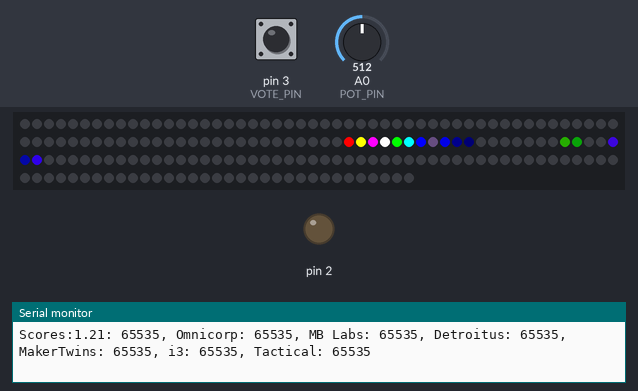
This sketch was run on a simulated Arduino Uno, built with avr-gcc and run on an emulated ATmega328P. Shown: 183 RGB LEDs in strip order, left to right, continuing on the next row, output pins drawn as LEDs (lit = HIGH), the last lines printed to the serial monitor. Inputs (shaded band) come from the test bench; at power-on: A0 (POT_PIN) = 512, pin 3 (VOTE_PIN) HIGH. EEPROM starts erased.

Above: at 2.09 s.
2.3 s: A0 (POT_PIN) set to 900
At 3.5 s:
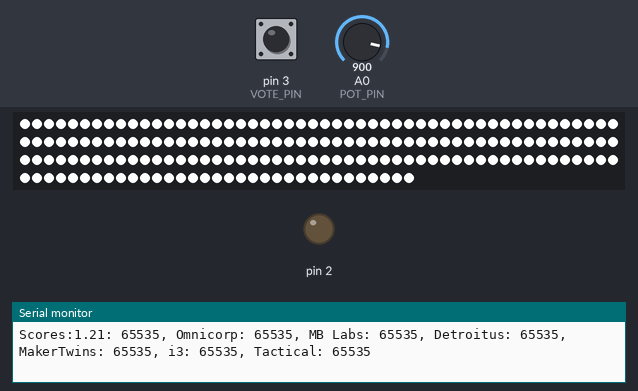
3.8 s: A0 (POT_PIN) set to 888
At 3.98 s:
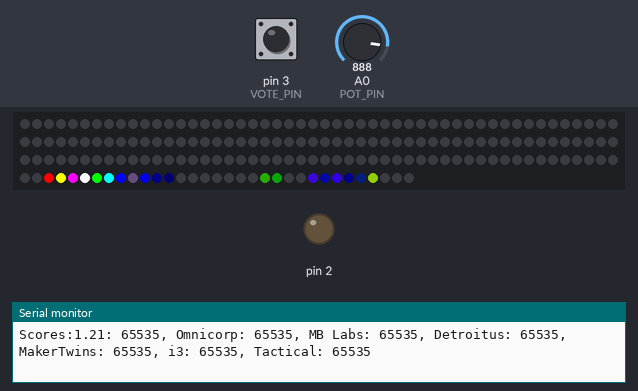
6.4 s: pin 3 (VOTE_PIN) pulled LOW for 0.15 s
At 6.8 s:
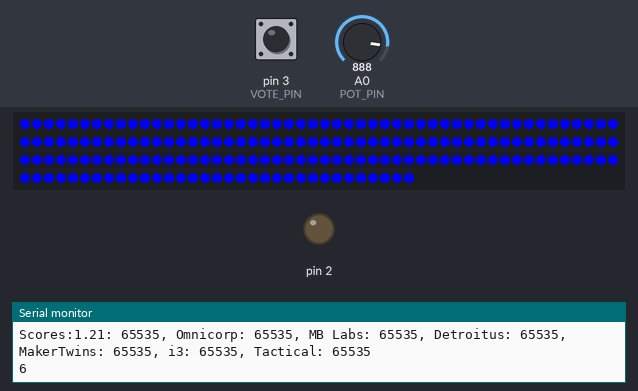
8.9 s: A0 (POT_PIN) set to 1023
At 10.4 s:
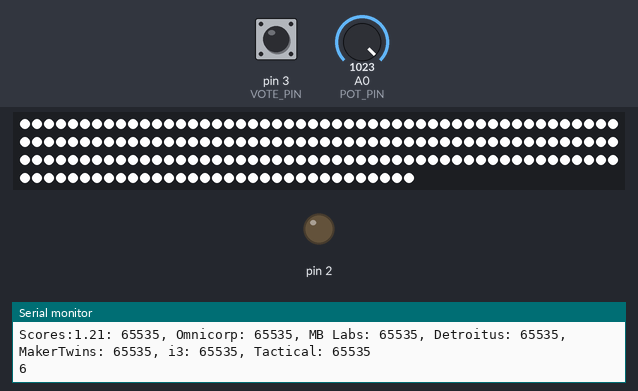
Timing chart, 0 to 11.9 s (numbered marks = the images above; inputs shaded):
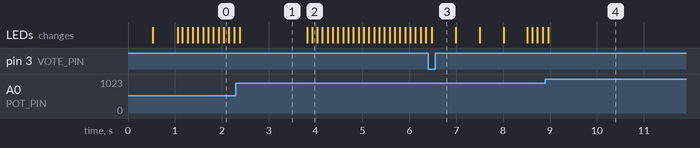

Measured:
- the behaviour switches between 900 and 899 on A0 (POT_PIN) (found by bisection; images 1 and 2)
- after the input at 2.3 s, the LEDs: change after 0.08 s (image 1)
- after the input at 3.8 s, the LEDs: first change at once (image 2 shows a later state)
- after the input at 6.4 s, the LEDs: change after 0.08 s (image 3)
- after the input at 8.9 s, the LEDs: change after 0.06 s (image 4)

The sketch:

Voteotron_V1.ino
```cpp
#include <EEPROM.h>


#include <Adafruit_NeoPixel.h>
#define NUM_PIX          7


#define ADDRESS_OFFSET   0x00
#define POT_PIN          14
#define VOTE_PIN         3
#define STRAND_PIN       13
#define BAUD             57600
#define VOTE_LOCKOUT_MS  2000


#define MAX_SLOT         6
byte slot_leds[] = {27,25,25,25,25,25,28};
byte slot_offset[MAX_SLOT + 1];
#define LED_COUNT        183
Adafruit_NeoPixel strip = Adafruit_NeoPixel(LED_COUNT, STRAND_PIN, NEO_GRB + NEO_KHZ800);

uint32_t slot_color[MAX_SLOT+1] = {strip.Color(255, 0,0),
                                   strip.Color(255, 255,0),
                                   strip.Color(255, 0, 255),
                                   strip.Color(255, 255, 255),
                                   strip.Color(0, 255,0),
                                   strip.Color(0, 255, 255),
                                   strip.Color(0, 0,255)};


#define SLOT_0_LOW       200
#define SLOT_0_HIGH      300
#define SLOT_1_LOW       300
#define SLOT_1_HIGH      400
#define SLOT_2_LOW       400
#define SLOT_2_HIGH      500
#define SLOT_3_LOW       500
#define SLOT_3_HIGH      600
#define SLOT_4_LOW       600
#define SLOT_4_HIGH      700
#define SLOT_5_LOW       700
#define SLOT_5_HIGH      800
#define SLOT_6_LOW       800
#define SLOT_6_HIGH      900

byte current_slot = 254;
byte vote_slot = 254;

word dance_step = 0;

unsigned long vote_time = 0;


void setup() {
  Serial.begin(BAUD);

  word sum = 0;
  for (int i = 0; i <= MAX_SLOT; i++) {
    slot_offset[i] = sum;
    sum += slot_leds[i];
  }

  digitalWrite(VOTE_PIN, HIGH);

  // Setup pin two to be the ground sync for the vote pin
  pinMode(2, OUTPUT);
  digitalWrite(2, LOW);

  strip.begin();
  strip.show();

  allSlotsOn();
  strip.show();
  delay(500);
  allOff();
  strip.show();
  delay(500);

  sendScores();

  delay(10);
  attachInterrupt(1, voteISR, FALLING);

}

void loop() {
  updatePotSlot();
  updateLED();
  vote();

  if (current_slot == 254) {
    ants(strip.Color(255, 255, 255));
    dance_step++;
  }

  delay(100);
}

// ********************************
// Slot Selection
// ********************************
byte updatePotSlot() {
  int rawval = analogRead(POT_PIN);

  if ((SLOT_0_LOW < rawval) && (rawval < SLOT_0_HIGH)) {
    current_slot = 0;
  } else if ((SLOT_1_LOW < rawval) && (rawval < SLOT_1_HIGH)) {
    current_slot = 1;
  } else if ((SLOT_2_LOW < rawval) && (rawval < SLOT_2_HIGH)) {
    current_slot = 2;
  } else if ((SLOT_3_LOW < rawval) && (rawval < SLOT_3_HIGH)) {
    current_slot = 3;
  } else if ((SLOT_4_LOW < rawval) && (rawval < SLOT_4_HIGH)) {
    current_slot = 4;
  } else if ((SLOT_5_LOW < rawval) && (rawval < SLOT_5_HIGH)) {
    current_slot = 5;
  } else if ((SLOT_6_LOW < rawval) && (rawval < SLOT_6_HIGH)) {
    current_slot = 6;
  } else {
    current_slot = 254;
  }
}

// ********************************
// LED Updates
// ********************************
void updateLED() {
  allOff();
  slotOn(current_slot);
  strip.show();
}

void allOff() {
  for (int i = 0; i < LED_COUNT; i++) {
    strip.setPixelColor(i, 0, 0, 0);
  }
}

void allOn(uint32_t color) {
  for (int i = 0; i < LED_COUNT; i++) {
    strip.setPixelColor(i, color);
  }
}

void allSlotsOn() {
  for (int i = 0; i <= MAX_SLOT; i++) {
    slotOn(i);
  }
}

void slotOn(byte slot) {
  for (int i = 0; i < slot_leds[slot]; i++) {
    strip.setPixelColor(slot_offset[slot] + i, slot_color[i]);
  }
}

// ********************************
// Dance
// ********************************
void ants(uint32_t color) {
  unsigned int ds = dance_step / 3;
  for (int i = 0; i < LED_COUNT; i++) {
    if ((ds + i) % 1 == 0) {
      strip.setPixelColor(i, color);
    } else {
      strip.setPixelColor(i, 0, 0, 0);
    }
  }

  strip.show();
}

// ********************************
// Voting
// ********************************
void vote() {
  if (vote_slot > MAX_SLOT) {
    return;
  }

  allOn(slot_color[vote_slot]);
  strip.show();
  Serial.println(vote_slot);
  incrementSlot(vote_slot);
  delay(500);
  allOff();
  slotOn(vote_slot);
  strip.show();
  delay(500);
  allOn(slot_color[vote_slot]);
  strip.show();
  delay(500);
  allOff();
  slotOn(vote_slot);
  strip.show();
  delay(500);

  vote_slot = 254;
  updatePotSlot();
  updateLED();
}

void voteISR() {
  if (vote_time > 0 && (millis() - vote_time) < VOTE_LOCKOUT_MS) {
    return;
  }
  if (current_slot > MAX_SLOT) {
    return;
  }

  vote_slot = current_slot;
  vote_time = millis();
}


// ********************************
// EEPROM
// ********************************

void writeEEPROMWord(byte slot, word val) {
  word addr = ADDRESS_OFFSET + (slot * 2);

  EEPROM.write(addr, lowByte(val));
  EEPROM.write(addr + 1, highByte(val));
}

word readEEPROMWord(byte slot) {
  word addr = ADDRESS_OFFSET + (slot * 2);

  return word(EEPROM.read(addr + 1), EEPROM.read(addr));
}

void incrementSlot(byte slot) {
  writeEEPROMWord(slot, (readEEPROMWord(slot) + 1));
}

void sendScores() {
  Serial.print(F("Scores:"));

  Serial.print(F("1.21: "));
  Serial.print(readEEPROMWord(0), DEC);
  Serial.print(F(", "));

  Serial.print(F("Omnicorp: "));
  Serial.print(readEEPROMWord(1), DEC);
  Serial.print(", ");

  Serial.print(F("MB Labs: "));
  Serial.print(readEEPROMWord(2), DEC);
  Serial.print(F(", "));

  Serial.print(F("Detroitus: "));
  Serial.print(readEEPROMWord(3), DEC);
  Serial.print(F(", "));

  Serial.print(F("MakerTwins: "));
  Serial.print(readEEPROMWord(4), DEC);
  Serial.print(F(", "));

  Serial.print(F("i3: "));
  Serial.print(readEEPROMWord(5), DEC);
  Serial.print(F(", "));

  Serial.print(F("Tactical: "));
  Serial.print(readEEPROMWord(6), DEC);

  Serial.println();
}
```
